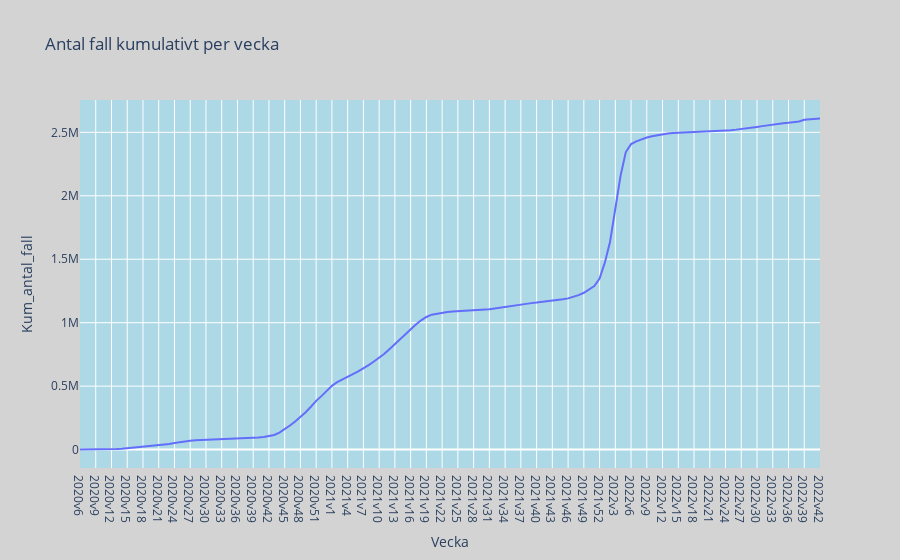

The code cell stored with this chart in its notebook:
### Code cell
# Skapar ett interaktivt linjediagram för att visa kumulativt antal fall per vecka
fig = px.line(veckodata_riket, x='Vecka', y='Kum_antal_fall', title='Antal fall kumulativt per vecka')
fig.update_layout(
    plot_bgcolor='lightblue', 
    paper_bgcolor='lightgrey' 
)
fig.show()

### Figure 1 — Plotly figure (JSON) as saved in the notebook; plotly's stock layout.template omitted (floating-point values rounded to 4 significant figures; data arrays with more than 128 entries replaced by an {"elided": "..."} marker saying what was removed)
{"data": [{"hovertemplate": "Vecka=%{x}<br>Kum_antal_fall=%{y}<extra></extra>", "legendgroup": "", "line": {"color": "#636efa", "dash": "solid"}, "marker": {"symbol": "circle"}, "mode": "lines", "name": "", "orientation": "v", "showlegend": false, "type": "scatter", "x": {"elided": "142 str values"}, "xaxis": "x", "y": {"elided": "142 int values"}, "yaxis": "y"}], "layout": {"legend": {"tracegroupgap": 0}, "paper_bgcolor": "lightgrey", "plot_bgcolor": "lightblue", "title": {"text": "Antal fall kumulativt per vecka"}, "xaxis": {"anchor": "y", "domain": [0, 1], "title": {"text": "Vecka"}}, "yaxis": {"anchor": "x", "domain": [0, 1], "title": {"text": "Kum_antal_fall"}}}}
